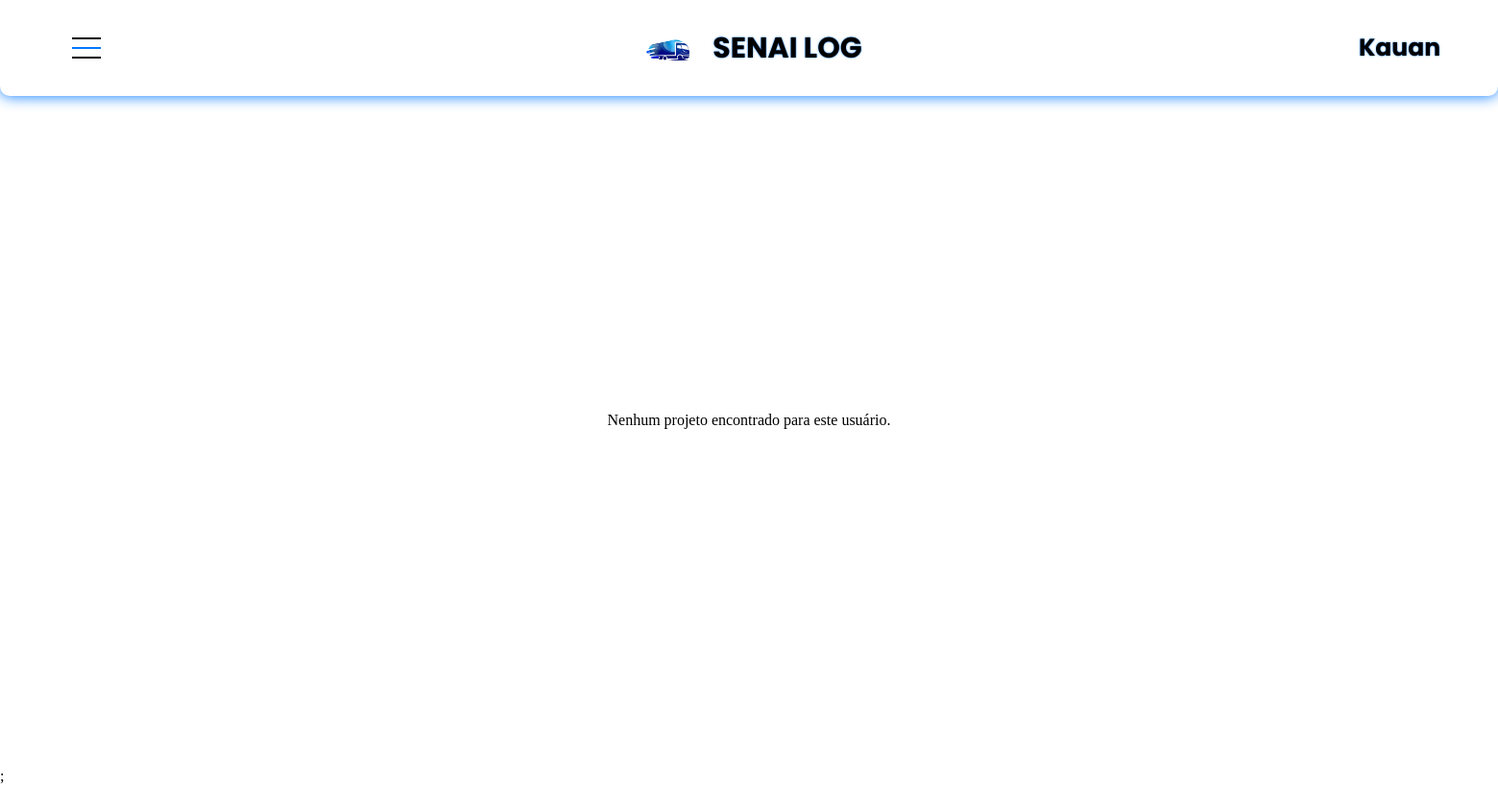
The page /Paginas/projetosprofessor.php (signed in) on the database as committed earlier.
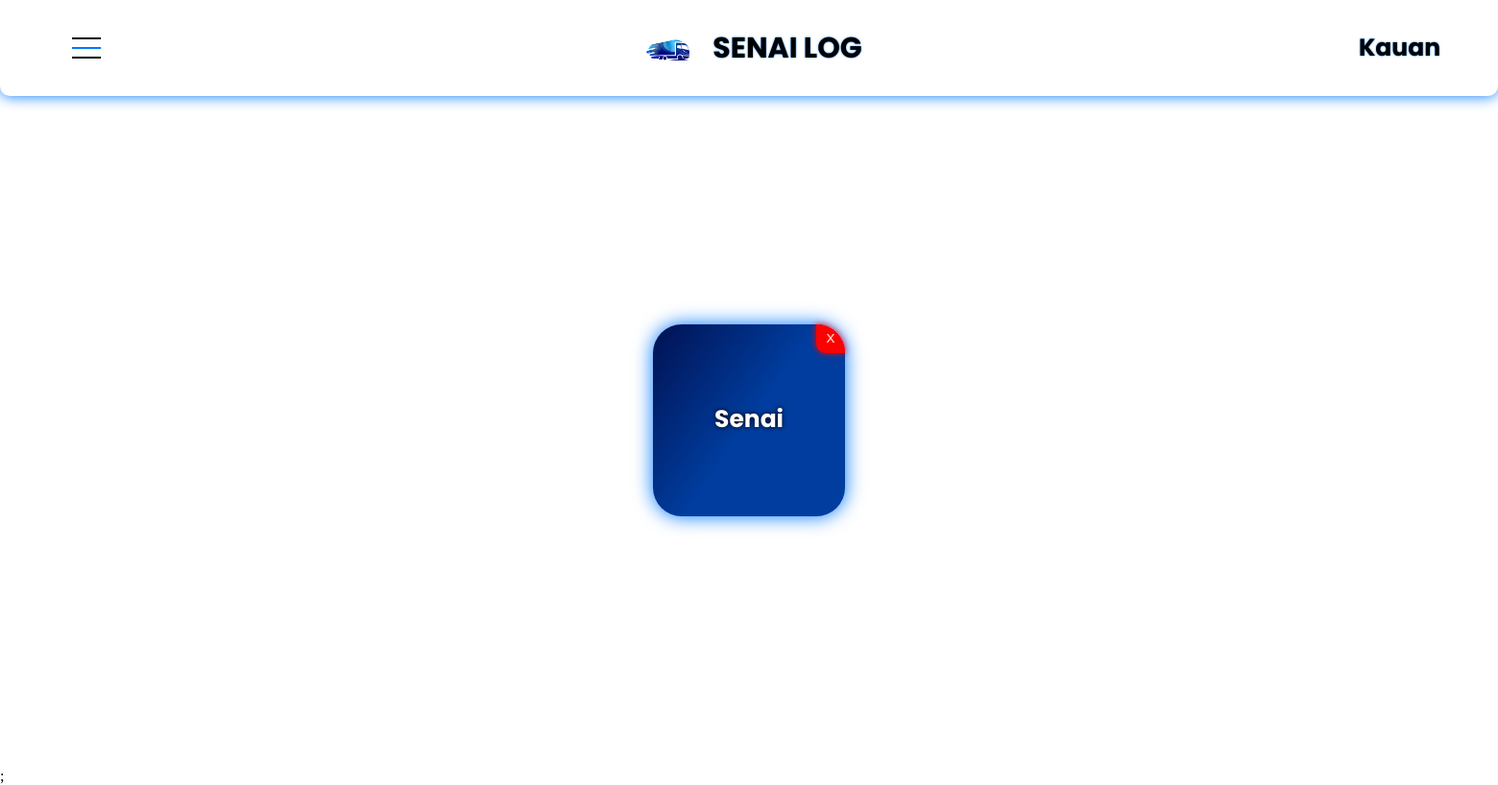
The same page on the database as committed later.
### tables this page shows
CREATE TABLE `projetos` (
  `idprojeto` int(11) NOT NULL,
  `nome` varchar(255) NOT NULL,
  `codTurma` varchar(255) NOT NULL
);

### Paginas/projetosprofessor.php (the view, shortened to what this page needs)
<!DOCTYPE html>
<html lang="pt-br">
<head>
    <link rel="stylesheet" href="../css/menuhorizontal.css"/>
    <link rel="stylesheet" href="../css/projetos.css"/>
</head>
<body>
<?php
if (empty($_SESSION['nome'])){
    header('Location: ../sair.php');
    exit();
} else {
    echo ' <header>
    <div class="container">
        <div class="main-horizontal">
            <ul class="ul-main">
                <li class="li-main">
                    <div class="teste">
                    <input id="main-button" type="checkbox" />
                        <label for="main-button">
                            <div class="div-button-main">
                                <span class="button-main"></span>
                            </div>
                    </label>
                    <nav>
                        <ul class="ul-button">
                        <li class="li-vertical-menu"><a class="a-vertical-menu" href="">MENU</a></li>
                            <li class="li-vertical"><a class="a-vertical" href="professor.php">MENU</a></li>
                            <li class="li-vertical"><a class="a-vertical" href="perfilprofessor.php">PERFIL</a></li>
                            <li class="li-vertical"><a class="a-vertical" href="ajudaprofessor.php">AJUDA</a></li>
                            <li class="li-vertical"><a class="a-vertical" href="sobrenosprofessor.php">SOBRE NÓS</a></li>
                            <li class="li-vertical"><a class="a-vertical" href="">CONFIGURAÇÕES</a></li>
                            <li class="li-vertical"><a class="a-vertical" href="sair.php">SAIR</a></li>
                        </ul>
                    </nav>
                        <div class="juntos">
                            <img src="../css/cssimg/logo.png" style="max-width: 85px; max-height: 85px; margin-left: 20px; margin-top: 15px;">
                            <h1>SENAI LOG</h1>
                        </div>
                        <h2>'.$_SESSION['nome'].'</h2>
                    </div>
                </li>
            </ul>
        </div>
    </div>
</header>;'
    ?>
<main>
    <div class="container-prin">
<?php
    $hostname = "127.0.0.1";
    $user = "root";
    $password = "";
    $database = "logistica";
    $conexao = new mysqli($hostname, $user, $password, $database);
    if ($conexao->connect_errno) {
        echo "Failed to connect to MySQL: " . $conexao->connect_error;
        exit();
    }else{
    $caminho_inclusao = __DIR__ . '/function/projcriados.php';
    if (file_exists($caminho_inclusao)) {
        $CodTurma = $_SESSION['codTurma'];
        $conexao = new mysqli("127.0.0.1", "root", "", "logistica");
        $sql_projetos = "SELECT * FROM projetos WHERE codTurma = '".$CodTurma."'";
        $result_projetos = $conexao->query($sql_projetos);
        if ($result_projetos->num_rows > 0) {
            echo '<div class="projetos-do-usuario">';
            while ($row = $result_projetos->fetch_assoc()) {
                echo '<div class="card-projetos" onclick="selectProject(' . $row['idprojeto'] . ')">';
                echo '<div class="apagar-projeto">';
                echo '<button type="button" class="button-apagar-projeto" data-projeto-id="' . $row['idprojeto'] . '">X</button>';
                echo '</div>';
                echo '<h4>' . $row['nome'] . '</h4>';
                echo '</div>';
            }
            echo '</div>';
        } else {
            echo '<p>Nenhum projeto encontrado para este usuário.</p>';
        }
    } else {
        echo "não deu";
    }
}
}
?>
    </div>
</main>
</body>
</html>

### css/menuhorizontal.css (style rules this page uses)
h2 { font-family: 'Poppins', sans-serif; font-size: 25px; text-shadow: 0 0 2px rgb(0, 119, 255); cursor: default; }
.container { width: 100%; height: 100vh; display: flex; flex-direction: column; flex-wrap: wrap; align-items: center; }
.main-horizontal { z-index: 1; width: 100%; height: auto; background-color: rgb(255, 255, 255); box-shadow: 0 0 15px rgb(0, 119, 255); border-radius: 0 0 10px 10px; display: flex; flex-direction: row; flex-wrap: wrap; justify-content: space-evenly; }
.ul-main { display: flex; flex-direction: row; }
.li-main { display: flex; flex-direction: row; align-items: center; }
.teste { width: 180vh; height: 100%; display: flex; flex-direction: row; justify-content: space-between; align-items: center; }
.juntos { display: flex; flex-direction: row; justify-content: center; align-items: center; }
.div-button-main { cursor: pointer; background: #fff; border-radius: 50%; width: 60px; height: 60px; }
.button-main { position: relative; display: block; background: rgb(0, 119, 255); width: 30px; height: 2px; top: 29px; left: 15px; transition: 0.5s ease-in-out; }
.button-main:before, .button-main:after { background: #000; content: ''; display: block; width: 100%; height: 100%; position: absolute; transition: 0.5s ease-in-out; }
.button-main:before { top: -10px; }
.button-main:after { bottom: -10px; }
.container-prin { margin-top: -91vh; width: 100%; height: 91vh; display: flex; flex-direction: row; flex-wrap: wrap; justify-content: center; align-items: center; }

### css/projetos.css (style rules this page uses)
*, *:before, *:after { margin: 0; padding: 0; box-sizing: border-box; }
body { background-image: url("cssimg/fundopag.jpg"); background-position: center; background-size: cover; background-repeat: no-repeat; height: auto; }
h1 { font-family: 'Poppins', sans-serif; font-size: 30px; text-shadow: 0 0 2px rgb(0, 119, 255); cursor: default; }
h4 { margin-top: 40px; color: #fff; font-family: 'Poppins', sans-serif; font-size: 25px; text-shadow: 0 0 5px rgb(0, 0, 0); cursor: default; }
.projetos-do-usuario { width: 95%; height: 80%; display: flex; justify-content: center; align-items: center; flex-direction: row; flex-wrap: wrap; }
.card-projetos { cursor: pointer; width: 200px; height: 200px; border-radius: 30px; margin: 15px; display: flex; align-items: center; flex-direction: column; background-color: aqua; background-image: url("cssimg/fundoprojetos.png"); background-position: center; background-size: cover; background-repeat: no-repeat; box-shadow: 0 0 20px rgb(0, 119, 255); transition: all 0.3s; }
.apagar-projeto { width: 100%; height: 40px; display: flex; flex-direction: row; justify-content: flex-end; align-items: center; }
.button-apagar-projeto { cursor: pointer; margin-top: -10px; width: 30px; height: 30px; background-color: red; color: #fff; border: none; border-radius: 0 30px 0 10px; box-shadow: 0 0 7px red; -moz-transition: all 0.3s; -webkit-transition: all 0.3s; transition: all 0.9s; }

Rows that differ between the two databases and show on the page:
added projetos: nome "Senai"
Other text that changed with them:
text no longer shown: "Nenhum projeto encontrado para este usuário."
